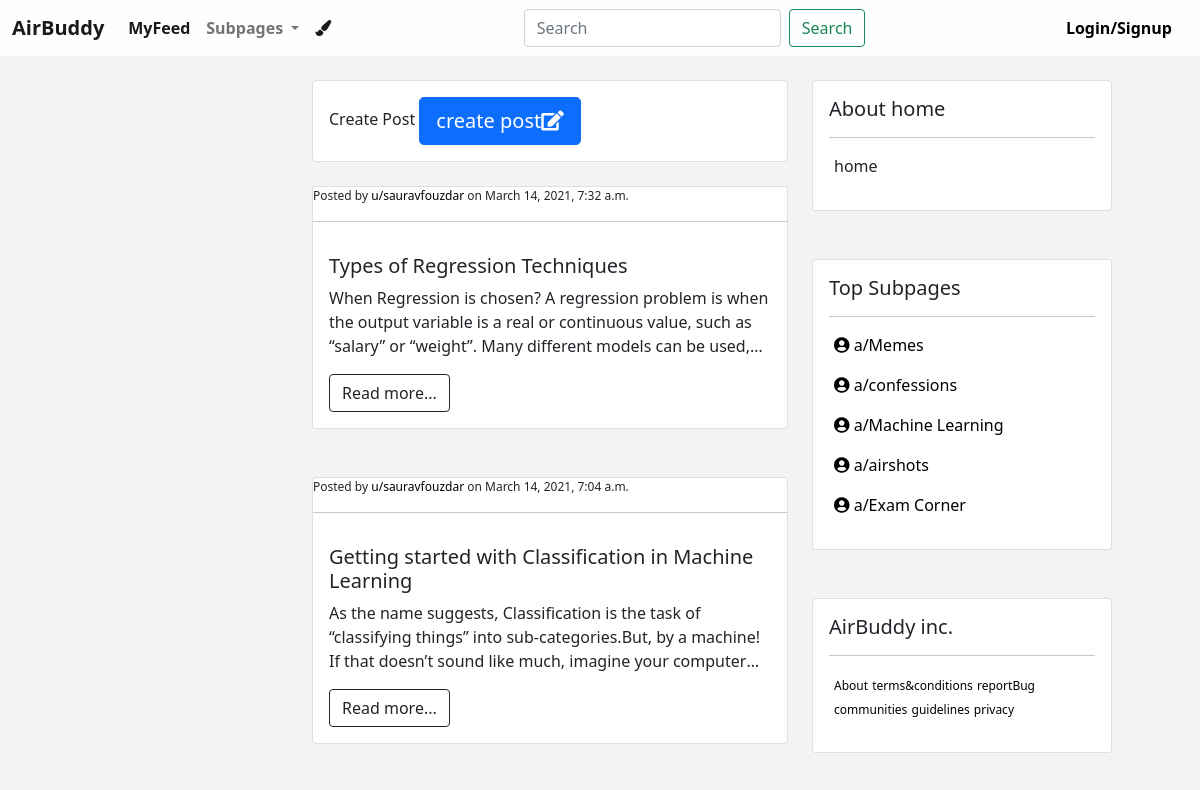
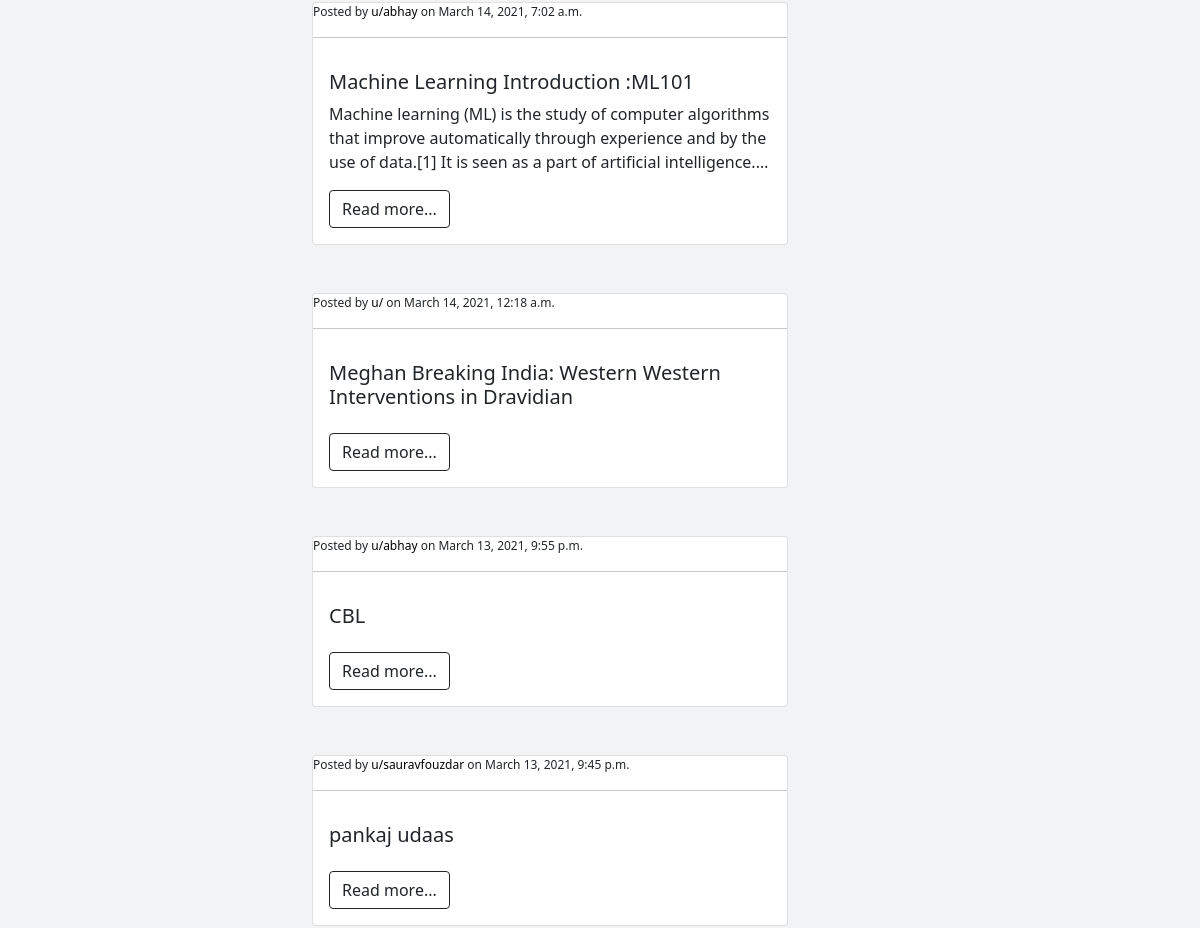
Before: / (upper part) with the older database file (2 pictures, top to bottom).
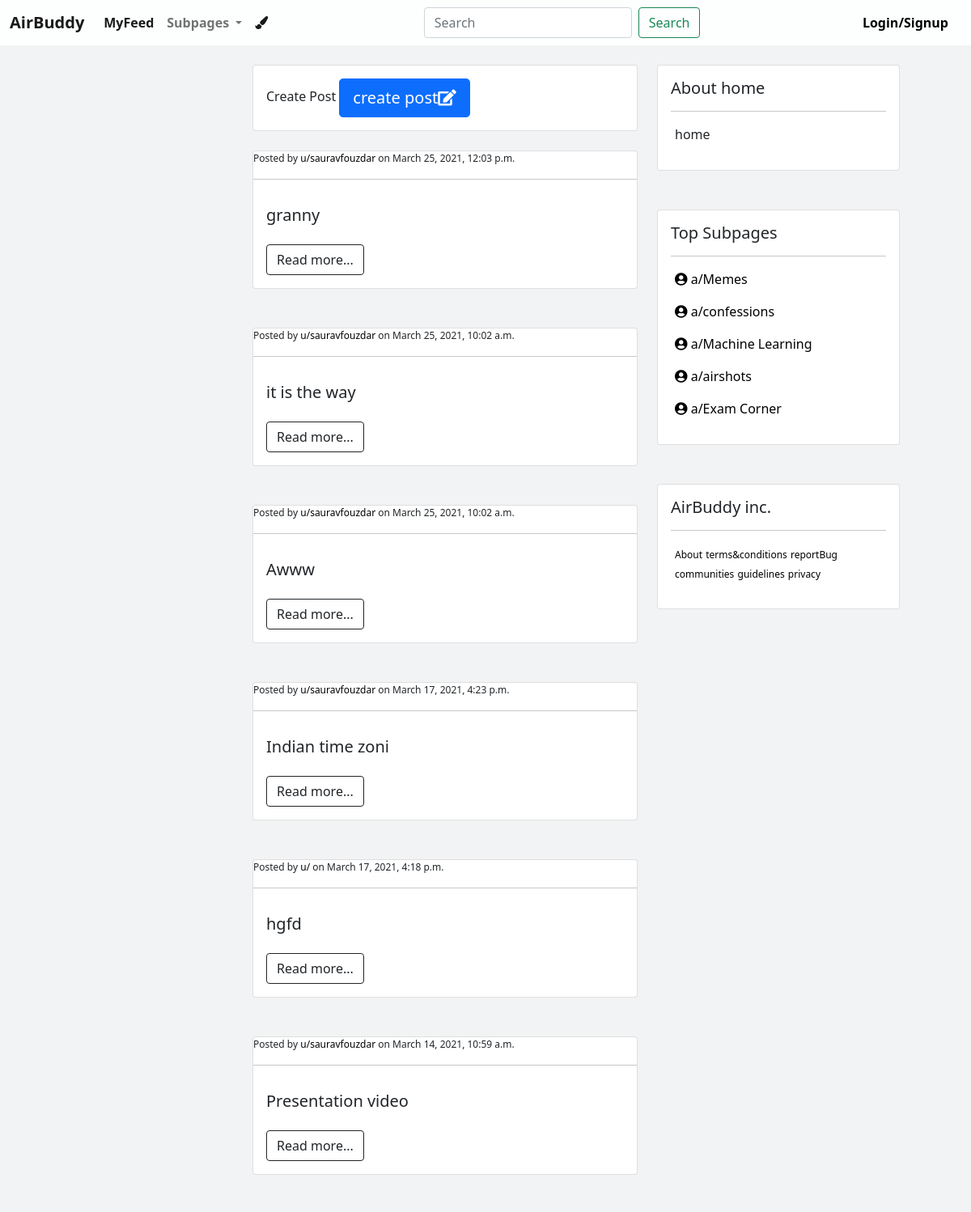
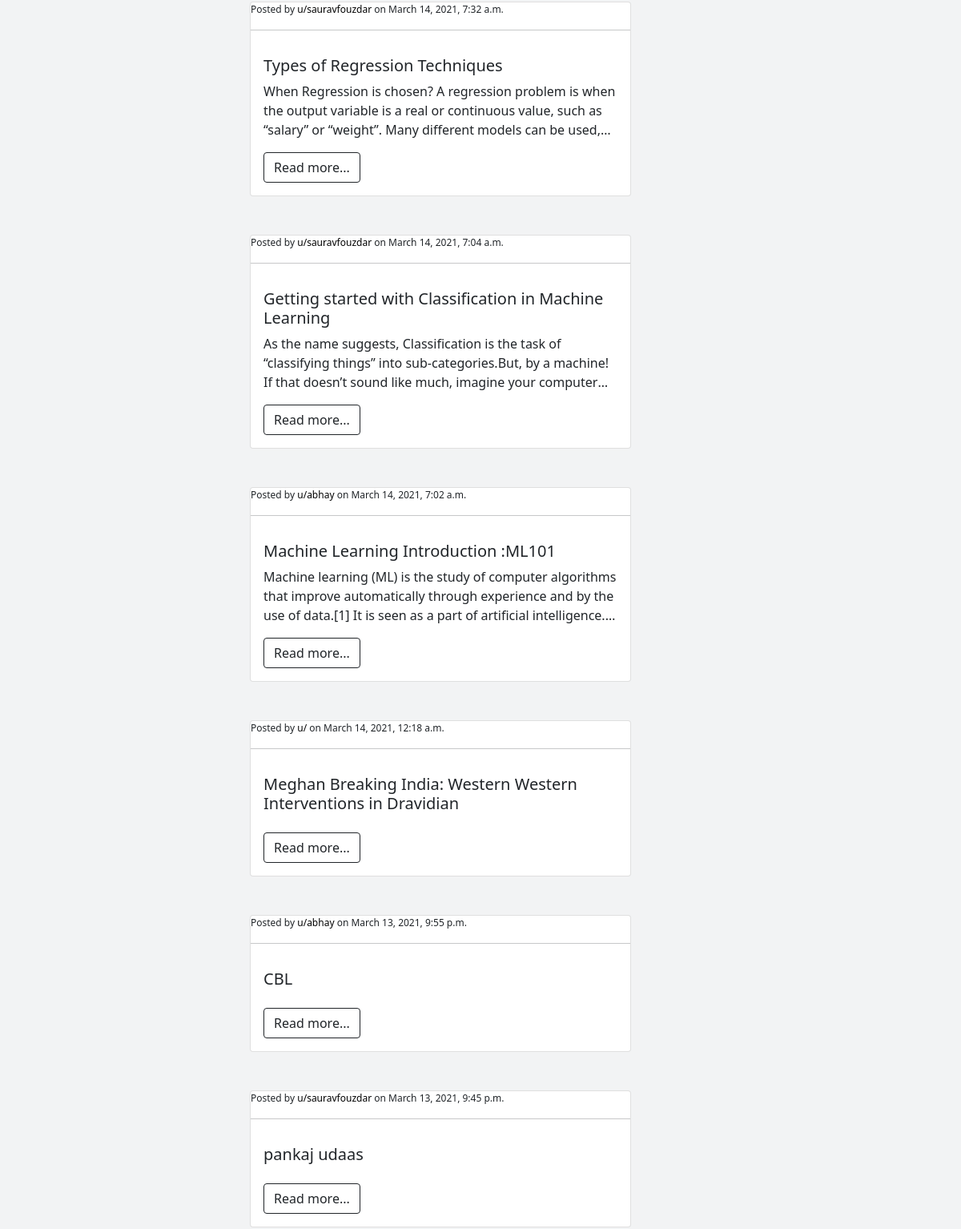
After: the same page with the newer database file (2 pictures, top to bottom).
### subpages/models.py (models this page shows, shortened)
class ml(models.Model):
    author = models.ForeignKey(
                        settings.AUTH_USER_MODEL,
                        on_delete=models.CASCADE,
                        related_name = 'ml_post',
                        )
    title = models.TextField(max_length=100)
    description = models.TextField(max_length=5000)
    created_on = models.DateTimeField(auto_now_add = True)

class confessions(models.Model):
    title = models.CharField(max_length=100)
    post_data = models.TextField(max_length=5000)
    created_on = models.DateTimeField(auto_now_add = True)

class memes(models.Model):
    author = models.ForeignKey(
                        settings.AUTH_USER_MODEL,
                        on_delete=models.CASCADE,
                        related_name = 'meme_posts',
                        )
    title = models.TextField(max_length=100)
    post_data = models.FileField(upload_to='memes')
    created_on = models.DateTimeField(auto_now_add = True)

### core/views.py (the view)
# urls.py: 2. Add a URL to urlpatterns:  path('', views.home, name='home')
def home(request):
    template_name =  'index.html'
    object_list = sorted(chain(
        memes.objects.all(),
        confessions.objects.all(),
        ml.objects.all()
    ), key=lambda obj: obj.created_on)
    return render(request, template_name, {'feed': object_list})

### core/templates/index.html
{% extends 'base.html' %}
{% load static %}
{% block content %}
<br>
<div class="container-fluid">
    <div class="row">
        <div class="col-md-3">  </div>
        <div class="col-md-5">
            <div class="card" style="background-color: rgb(255, 255, 255);">
                <div class="card-body">
                Create Post
                <a href="/a/submit">
                <button type="button" class="btn btn-primary btn-lg">create post<i class="fa fa-edit"></i></button>
                </a>
                </div>
            </div>
            <br>
    {% for row in feed reversed %}
        <div class="card">
            <p class="post-meta" style="font-size: 12px;margin: 0%;">Posted by
            <a href="#">u/{{row.author}}</a> on {{row.created_on}}</p><hr class="hr-light">
            <div class="card-body">
            <h5 class="card-title">{{row.title}}</h5>
            <p style="
                overflow : hidden;
                text-overflow: ellipsis;
                display: -webkit-box;
                -webkit-line-clamp: 3;
                -webkit-box-orient: vertical;
              "> {{row.description}}</p>
              <a href="/a/examCorner/{{row.pk}}"><button type="button" class="btn btn-outline-dark">Read more...</button></i></a>
            </div>
        </div>
      <br> <br>
    {% endfor %}
    </div>
        <div class="col-md-4">
            <div class="card" style="width: 300px;">
                <div class="card-body">
                    <h5 class="card-title">About home</h5>
                    <hr class="hr-light">
                <p class="post-meta" style="margin-left: 5px;">
                   home
                   </p>
            </div>
            </div>
            <br><br>
            <div class="card" style="width: 300px;">
                <div class="card-body">
                    <h5 class="card-title">Top Subpages</h5>
                    <hr class="hr-light">
                <p class="post-meta" style="margin-left: 5px;">
                    <a href="/a/memes"> <i class="fas fa-user-circle"></i> a/Memes</a>
                   </p>
    <p class="post-meta" style="margin-left: 5px;">
        <a href="/a/confessions">  <i class="fas fa-user-circle"></i> a/confessions</a>
                   </p>
                   <p class="post-meta" style="margin-left: 5px;">
                    <a href="/a/ml">  <i class="fas fa-user-circle"></i> a/Machine Learning</a>
                               </p>
                               <p class="post-meta" style="margin-left: 5px;">
                                <a href="/a/airshots">  <i class="fas fa-user-circle"></i> a/airshots</a>
                                           </p>
                                           <p class="post-meta" style="margin-left: 5px;">
                                            <a href="/a/examCorner"> <i class="fas fa-user-circle"></i> a/Exam Corner</a>
                                                       </p>
            </div>
        </div>
            <br><br>
            <div class="card" style="width: 300px;">
                <div class="card-body">
                    <h5 class="card-title">AirBuddy inc.</h5>
                    <hr class="hr-light">
                    <p style="margin-left: 5px;">
                        <a href=""> <small style="font-size: 12px;">About</small></a>
                        <a href=""><small style="font-size: 12px;">terms&conditions</small> </a>
                        <a href=""><small style="font-size: 12px;">reportBug</small> </a>
                        <a href=""><small style="font-size: 12px;">communities</small> </a>
                        <a href=""><small style="font-size: 12px;">guidelines</small> </a>
                        <a href=""><small style="font-size: 12px;">privacy</small> </a>
                   </p>
                </div>
            </div>
    </div>
</div>
{% endblock %}

Changed rows visible on the page:
added memes: author "sauravfouzdar", created_on "March 25, 2021, 12:03 p.m.", title "granny"
added memes: author "sauravfouzdar", created_on "March 25, 2021, 10:02 a.m.", title "it is the way"
added memes: author "sauravfouzdar", created_on "March 25, 2021, 10:02 a.m.", title "Awww"
added memes: author "sauravfouzdar", created_on "March 17, 2021, 4:23 p.m.", title "Indian time zoni"
added confessions: created_on "March 17, 2021, 4:18 p.m.", title "hgfd"
added memes: author "sauravfouzdar", created_on "March 14, 2021, 10:59 a.m.", title "Presentation video"
